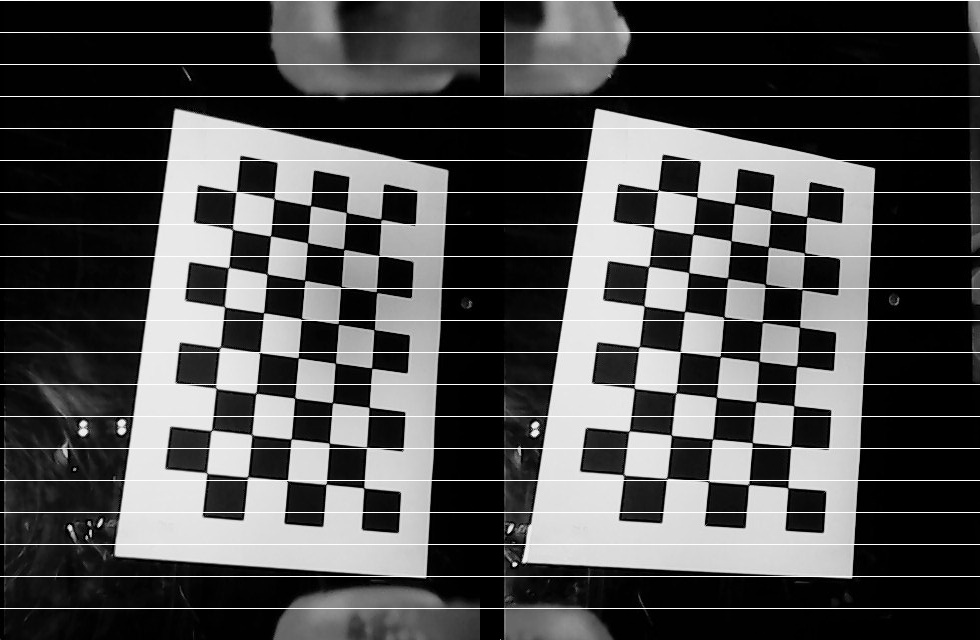
#> input picture camera_calibration/imgcat_source.jpg, 980 x 640 px, given in place of the camera
$ python camera_read_two.py   (older library calls are emulated)
#> lines starting #> are read from the running program, lines starting #| are printed output that depends on the picture
### stereo_camera.py
import copy
import time
import cv2
import numpy as np
import os
# import open3d
# np.set_printoptions(threshold=np.inf)

class StereoCamera:
    def __init__(self, WIDTH=480, HEIGHT=640):
        self.WIDTH = WIDTH
        self.HEIGHT = HEIGHT
        self.capture_usb1 = cv2.VideoCapture(0)
        self.capture_usb2 = cv2.VideoCapture(1)
        self.initCameraParameters()

        self.save_flag = False
        self.save_i = 0
        self.fps = 0
        self.start_time = time.time()

    def initCameraParameters(self):
        # 相机内参, 即上文标定得到的 cameraMatrix1
        self.cameraMatrix1 = np.array([[652.89818638,   0.        , 249.35767636],
       [  0.        , 654.15483976, 326.97452409],
       [  0.        ,   0.        ,   1.        ]])
        # 相机畸变系数, 即上文标定得到的 distCoeffs1
        self.distCoeffs1 = np.array([[-7.76145992e-02,  1.00900508e+00, -2.52057793e-03,
         9.94254550e-04, -3.90896779e+00]])

        # 即上文标定得到的 cameraMatrix2
        self.cameraMatrix2 = np.array([[647.89883112,   0.        , 259.67804566],
       [  0.        , 649.92013826, 301.27518992],
       [  0.        ,   0.        ,   1.        ]])
        # 即上文标定得到的 distCoeffs2
        self.distCoeffs2 = np.array([[-1.07921674e-01,  8.71540226e-01, -4.18208170e-03,
         1.80484959e-03, -2.23093519e+00]])

        # 旋转矩阵,即上文标定得到的R
        self.R = np.array([[ 0.99966948,  0.00833614, -0.02431934],
       [-0.0080791 ,  0.99991066,  0.01064862],
       [ 0.02440594, -0.01044862,  0.99964753]])
        # 平移矩阵,第一个值为基线距离,即上文标定得到的T
        self.T = np.array([[-4.99984205],
       [ 0.14406776],
       [-0.87300846]])

        # 焦距为Q[2, 3]
        self.R_l, self.R_r, self.P_l, self.P_r, self.Q, self.validPixROI1, self.validPixROI2 = \
            cv2.stereoRectify(self.cameraMatrix1, self.distCoeffs1, self.cameraMatrix2, self.distCoeffs2, (self.WIDTH, self.HEIGHT), self.R, self.T)  # 计算旋转矩阵和投影矩阵
        print("self.Q", repr(self.Q))

        self.Q = np.array([[ 1.00000000e+00,  0.00000000e+00,  0.00000000e+00,
        -1.33436422e+02],
       [ 0.00000000e+00,  1.00000000e+00,  0.00000000e+00,
        -3.10969093e+02],
       [ 0.00000000e+00,  0.00000000e+00,  0.00000000e+00,
         6.52037489e+02],
       [ 0.00000000e+00,  0.00000000e+00,  1.96946119e-01,
        -0.00000000e+00]])

        # 左右图需要分别计算校正查找映射表以及重映射
        self.map11, self.map12 = cv2.initUndistortRectifyMap(self.cameraMatrix1, self.distCoeffs1, self.R_l, self.P_l, (self.WIDTH, self.HEIGHT), cv2.CV_32FC1)  # 计算校正查找映射表
        self.map21, self.map22 = cv2.initUndistortRectifyMap(self.cameraMatrix2, self.distCoeffs2, self.R_r, self.P_r, (self.WIDTH, self.HEIGHT), cv2.CV_32FC1)


    # [90 lines left out: functions saveImage, stereoCalibration, not called in this run]

    # 极限校正
    def epipolarRectification(self, left_image, right_image):
        rect_left_image = cv2.remap(left_image, self.map11, self.map12, cv2.INTER_CUBIC)  # 重映射
        rect_right_image = cv2.remap(right_image, self.map21, self.map22, cv2.INTER_CUBIC)
        return rect_left_image, rect_right_image

    # 拼接图片
    # [16 lines left out: function cat2images, not called in this run]

    # 视差计算
    def stereoMatchSGBM(self, left_image, right_image, down_scale=False):
        ########################### 滤波 ########################### 这里滤波结果不好，图像会变得稠密
        # left_image = self.addPoissonNoise(left_image)
        # right_image = self.addPoissonNoise(right_image)
        ###########################################################
        # left_image = cv2.cvtColor(left_image, cv2.COLOR_BGR2GRAY)
        # right_image = cv2.cvtColor(right_image, cv2.COLOR_BGR2GRAY)
        # SGBM匹配参数设置
        if left_image.ndim == 2:
            img_channels = 1
        else:
            img_channels = 3
        print("img_channels:", img_channels)
        min_disp = 0
        num_disp = 144 - min_disp
        blockSize = 5
        paraml = {'minDisparity': min_disp,  # 最小视差值。通常设置为0，这意味着算法将从0开始搜索视差。
                  'numDisparities': num_disp,  # 视差搜索范围。必须是16的整数倍。算法将搜索从minDisparity到minDisparity + numDisparities - 1的视差值
                  'blockSize': blockSize,  # 块的线性大小。大小应该是奇数（因为块位于当前像素的中心）。更大的块大小意味着更平滑，但不太准确的视差图。较小的块大小会给出更详细的视差图，但算法找到错误对应的几率更高。一般在3到11之间。
                  'P1': 8 * img_channels * blockSize ** 2,  # 控制视差平滑度的第一个参数，是相邻像素之间视差变化为1的惩罚。值越大，视差越平滑。
                  'P2': 32 * img_channels * blockSize ** 2,  # 控制视差平滑度的第二个参数，是相邻像素之间视差变化超过1的惩罚。值越大，视差越平滑。该算法要求P2>P1。
                  # 'disp12MaxDiff': 5,  # 左右视差检查中允许的最大差异（以整数像素为单位）。将其设置为非正值以禁用检查。
                  # 'preFilterCap': 63,  # 预滤波图像像素的截断值。该算法首先计算每个像素的x方向的导数，并按[-preFilterCap，preFilterCap]间隔剪裁其值。结果值被传递到Birchfield-Tomasi像素代价函数。
                  # 'uniquenessRatio': 5,  # 最佳（最小）计算成本函数值应超过第二最佳值的百分比，满足此百分比的条件下才认为找到的匹配是正确的。通常，5-15范围内的值就足够好了。
                  # 'speckleWindowSize': 100,  # 考虑其噪声斑点的平滑差距区域的最大尺寸，并使之无效。把它设置为0以禁用斑点过滤。否则，将它设置在50-200范围内的某个地方。
                  # 'speckleRange': 0,  # 每个连接组件内的最大视差变化。如果进行斑点过滤，将参数设置为正值，它将被隐式地乘以16。通常，1或2就足够了。
                  # 'mode': False  # 默认情况下，它设置为false。若将其设置为MODE_HH，将运行完整的双过程动态规划算法。
                  }
        # 构建SGBM对象
        left_matcher = cv2.StereoSGBM_create(**paraml)
        paramr = paraml
        paramr['minDisparity'] = -paraml['numDisparities']
        # right_matcher = cv2.StereoSGBM_create(**paramr)

        # Used for the filtered image
        right_matcher = cv2.ximgproc.createRightMatcher(left_matcher)  # Create another stereo for right this time

        # 计算视差图
        size = (left_image.shape[1], left_image.shape[0])
        if down_scale == False:
            print("left_image.shape, right_image.shape:", left_image.shape, right_image.shape)
            disparity_left = left_matcher.compute(left_image, right_image)
            disparity_right = right_matcher.compute(right_image, left_image)

        else:
            left_image_down = cv2.pyrDown(left_image)
            right_image_down = cv2.pyrDown(right_image)
            factor = left_image.shape[1] / left_image_down.shape[1]

            disparity_left_half = left_matcher.compute(left_image_down, right_image_down)
            disparity_right_half = right_matcher.compute(right_image_down, left_image_down)
            disparity_left = cv2.resize(disparity_left_half, size, interpolation=cv2.INTER_AREA)
            disparity_right = cv2.resize(disparity_right_half, size, interpolation=cv2.INTER_AREA)
            disparity_left = factor * disparity_left
            disparity_right = factor * disparity_right

        ###################################### WLS FILTER ####################################
        # WLS FILTER Parameters
        lmbda = 100  # 权重参数，用于平衡数据项和平滑项。较大的lambda_值会导致更平滑的视差图，但可能会降低视差图的精度。
        sigma = 0.3  # 颜色差异的标准差，用于计算权重。较大的sigma_color值意味着颜色差异较大的像素将具有较小的权重，从而减少它们对最终视差图的影响。
        wls_filter = cv2.ximgproc.createDisparityWLSFilter(matcher_left=left_matcher)
        wls_filter.setLambda(lmbda)
        wls_filter.setSigmaColor(sigma)
        # Using the WLS filter
        disparity_left = wls_filter.filter(disparity_left, left_image, None, disparity_right)
        disparity_left = disparity_left.astype(np.float32) / 16.
        ######################################################################################

        ################## Filtering the Results with a closing filter #####################
        # kernel = np.ones((5, 5), np.uint8)
        # disparity_left = cv2.morphologyEx(disparity_left, cv2.MORPH_CLOSE, kernel)  # Apply an morphological filter for closing little "black" holes in the picture(Remove noise)
        ####################################################################################

        # # Colors map
        # dispc = (closing - closing.min()) * 255
        # dispC = dispc.astype(
        #     np.uint8)  # Convert the type of the matrix from float32 to uint8, this way you can show the results with the function cv2.imshow()
        # disp_Color = cv2.applyColorMap(dispC,
        #                                cv2.COLORMAP_OCEAN)  # Change the Color of the Picture into an Ocean Color_Map
        # filt_Color = cv2.applyColorMap(disparity_filtered, cv2.COLORMAP_OCEAN)

        reset_index = np.where(disparity_left < 0.0)
        disparity_left[reset_index] = 0
        trueDisp_left = disparity_left

        trueDisp_right = disparity_right.astype(np.float32)

        # # 真实视差（因为SGBM算法得到的视差是×16的）
        # trueDisp_left = disparity_left.astype(np.float32) / 16.
        # trueDisp_right = disparity_right.astype(np.float32) / 16.
        # # print("trueDisp_left:", trueDisp_left)
        # # print("trueDisp_right:", trueDisp_right)
        # print("trueDisp_left:", trueDisp_left)
        # print("np.max(trueDisp_left):", np.max(trueDisp_left))
        return trueDisp_left, trueDisp_right

    # 利用opencv函数计算深度图
    def getDepthMapWithQ(self, disparityMap):
        points_3d = cv2.reprojectImageTo3D(disparityMap, self.Q)  # 单位与内参矩阵标定单位一样，为 cm
        x = points_3d[:, :, 0]-4.5
        y = points_3d[:, :, 1]-1
        depthMap = points_3d[:, :, 2]
        reset_index = np.where(np.abs(depthMap) > 30.0)
        reset_index = np.logical_or(np.abs(depthMap) > 30.0, np.abs(depthMap) < 0.0)
        depthMap[reset_index] = 0
        x[reset_index] = 0
        y[reset_index] = 0
        # depthMap = self.filterMedianBlur(depthMap)  # 去噪
        points_3d[:, :, 0] = x
        points_3d[:, :, 1] = y
        points_3d[:, :, 2] = depthMap
        # print("depthMap:", depthMap)
        # print("np.max(depthMap):", np.max(depthMap))
        return points_3d

    # [7 lines left out: function filterBlur, not called in this run]

    def filterMedianBlur(self, image):  # 中值模糊  对椒盐噪声有很好的去燥效果
        dst = cv2.medianBlur(image, 5)
        return dst

    # [90 lines left out: functions filterCustomBlur, addGaussNoise, addPoissonNoise, addSaltNoise, readSave, not called in this run]
    # [73 lines of commented-out code are left out]

# [4 lines that do not run on import are left out]
    # [25 lines of commented-out code are left out]

### camera_read_two.py
import copy
import os.path
import numpy as np
import cv2
import time
from stereo_camera import StereoCamera
import open3d as o3d
import matplotlib.pyplot as plt
# np.set_printoptions(threshold=np.inf)

#统一单位为cm
class CameraRead:
    def __init__(self, WIDTH=480, HEIGHT=640):
#> called with WIDTH = 480, HEIGHT = 640
        self.WIDTH = WIDTH
        self.HEIGHT = HEIGHT
        self.capture_usb1 = cv2.VideoCapture(0)
        self.capture_usb2 = cv2.VideoCapture(1)
        read_code1, frame1 = self.capture_usb1.read()
#> frame1 is the input picture: shape (640, 980, 3); min 0, max 255, mean 77.2
        read_code2, frame2 = self.capture_usb2.read()
        print("read_code1, read_code2:", read_code1, read_code2)
#| read_code1, read_code2: True True
        # [8 lines of commented-out code are left out]

        self.save_flag = False
        self.frame_index = 0
        self.save_i = 100
        self.fps = 0
        self.fps_time = time.time()
        self.start_time = time.time()
        # 持续读取摄像头数据
        self.SC = StereoCamera()
        self.frame1_seq = np.zeros((10, self.HEIGHT, self.WIDTH, 3))
        self.frame2_seq = np.zeros((10, self.HEIGHT, self.WIDTH, 3))
        self.x = np.zeros((self.HEIGHT, self.WIDTH))
        self.y = np.zeros((self.HEIGHT, self.WIDTH))
        self.depth = np.zeros((self.HEIGHT, self.WIDTH))
        self.points = np.zeros((self.HEIGHT, self.WIDTH, 3))
        self.frame2points = np.zeros((3, self.HEIGHT, self.WIDTH, 3))
        self.frame1s = np.zeros((3, self.HEIGHT, self.WIDTH, 3))
        self.frame2s = np.zeros((3, self.HEIGHT, self.WIDTH, 3))
        self.frame2point = np.zeros((self.HEIGHT, self.WIDTH, 3))
        self.frame1 = np.zeros((self.HEIGHT, self.WIDTH, 3))
        self.frame2 = np.zeros((self.HEIGHT, self.WIDTH, 3))

    ### 图像序列滤波
    # input: n x height x width x 3
    # [14 lines left out: function filterFrames, not called in this run]

        ######################## o3d 点云显示 #########################
        # points_o3d = self.points.reshape(-1, 3)
        # points_o3d = np.delete(points_o3d, np.where(points_o3d[:, 2] < 0.1), axis=0)
        # if points_o3d.shape[0] > 2000:  # 降采样
        #     random_list = np.random.randint(0, points_o3d.shape[0], 2000)
        #     points_o3d = points_o3d[random_list]
        # # print(points.shape, points_o3d.shape)
        # self.pcd.points = o3d.utility.Vector3dVector(points_o3d)

    ### DBSCAN 无监督聚类
    # output: nx3, nx1, (数量从大到小的类, 标签从0开始)
    def clusterPoints(self, points):
        cut_width = 100
        points[:cut_width, :, :] = 0
        points[-cut_width:, :, :] = 0
        points[:cut_width, :, :] = 0
        points[-cut_width:, :, :] = 0

        points_o3d = points.reshape(-1, 3)
        points_o3d = np.delete(points_o3d, np.where(points_o3d[:, 2] < 0.1), axis=0)
        # 降采样
        if points_o3d.shape[0] > 2000:
            random_list = np.random.randint(0, points_o3d.shape[0], 2000)
            points_o3d = points_o3d[random_list]
        # print(points.shape, points_o3d.shape)
        pcd = o3d.geometry.PointCloud()
        pcd.points = o3d.utility.Vector3dVector(points_o3d)
        labels = np.array(pcd.cluster_dbscan(eps=0.5, min_points=15))
        print("points_o3d.shape:", points_o3d.shape)
        print("labels.shape:", labels.shape)
        if len(labels) > 0:
            max_label = labels.max()
            print("max_label:", max_label)
            centers = np.zeros((max_label, 3))
            ######################## 从多到少排序 ##########################
            labels_number = np.zeros(max_label)
            for i in range(max_label):
                labels_number[i] = np.sum(labels == i)
            labels_number_sorts_index = np.argsort(labels_number)[::-1]
            print("labels_number:", labels_number)
            print("labels_number_sorts_index:", labels_number_sorts_index)
            labels_copy = np.copy(labels)
            for i in range(max_label):
                temp_index_list = np.where(labels_copy == labels_number_sorts_index[i])  # 最多点的簇内点的索引
                labels[temp_index_list] = i
                # [4 lines of commented-out code are left out]
                centers[i, :] = np.mean(points_o3d[temp_index_list], axis=0).reshape(1, 3)
            print(f"point cloud has {max_label + 1} clusters")
        else:
            centers = np.zeros((1, 3))

        # [8 lines of commented-out code are left out]
        return points_o3d, labels, centers

    # [166 lines left out: functions readRawFrame, readFrame, readFrames, stopCamera, fft, not called in this run]

    def filterSingleImage(self, image):
        r = 3
        threshold1 = 20  # 用于边缘链接
        threshold2 = 70  # 用于强边缘的检测
        blurred = cv2.GaussianBlur(image, (r, r), 0)  # 高斯矩阵的长与宽都是r，标准差为0
        # image = image - blurred
        mask1 = cv2.Canny(blurred, threshold1, threshold2)
        # [4 lines of commented-out code are left out]
        mask1[np.where(mask1 > 1)] = 1
        mask1[np.where(mask1 < 1)] = 0
        mask1 = np.expand_dims(mask1, 2).repeat(3, axis=2)
        image = np.multiply(image, mask1)
        return image


    def test(self):
        ##############################################################
        vis = o3d.visualization.Visualizer()
        vis.create_window(window_name='3D points', width=480, height=640, left=1000, top=100)
        opt = vis.get_render_option()
        opt.background_color = np.asarray([0, 0, 0])
        render_option = vis.get_render_option()  # 设置点云渲染参数
        render_option.point_size = 2
        pcd = o3d.geometry.PointCloud()
        pcd_center = o3d.geometry.PointCloud()
        vis.add_geometry(pcd)
        axis_pcd = o3d.geometry.TriangleMesh().create_coordinate_frame(size=5, origin=[0, 0, 0])
        vis.add_geometry(axis_pcd)
        reset_view_point_flag = True
        ##############################################################

        while True:
            self.frame_index += 1
            print("self.frame_index:", self.frame_index)
            read_code1, frame1 = self.capture_usb1.read()
            read_code2, frame2 = self.capture_usb2.read()
            print("read_code1, read_code2:", read_code1, read_code2)
#| read_code1, read_code2: True True
            if read_code1 and read_code2:
                frame1 = cv2.rotate(frame1, cv2.ROTATE_90_COUNTERCLOCKWISE)
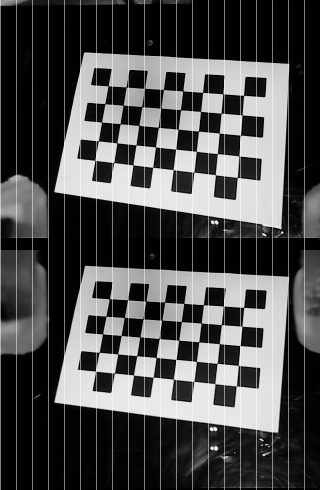
#> frame1: shape (980, 640, 3) (shown at 1/2 size); min 0, max 255, mean 77.2
                frame2 = cv2.rotate(frame2, cv2.ROTATE_90_COUNTERCLOCKWISE)
                frame1, frame2 = self.SC.epipolarRectification(frame1, frame2)  # 极线校正

                print("frame1.shape:", frame1.shape)
#| frame1.shape: (640, 480, 3)
                print("frame1.max():", frame1.max())
#| frame1.max(): 255

                frame1 = self.filterSingleImage(frame1)
#> in filterSingleImage, `mask1 = cv2.Canny(blurred, threshold1, threshold2)`:
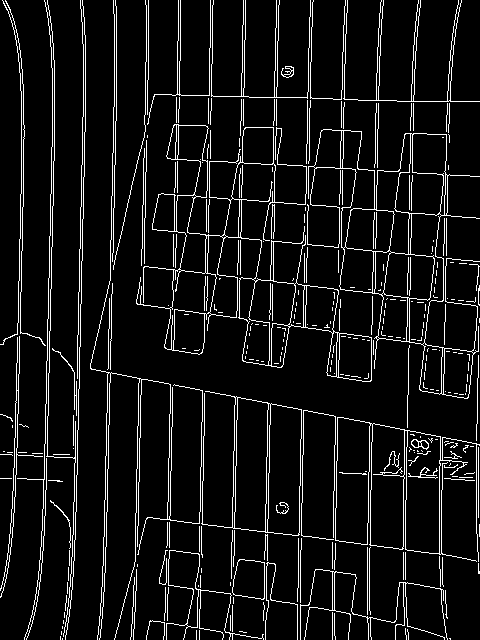
#> mask1: shape (640, 480); 7.8% white in thin lines or dots
                frame2 = self.filterSingleImage(frame2)
#> in filterSingleImage (call 2), `mask1[np.where(mask1 > 1)] = 1`:
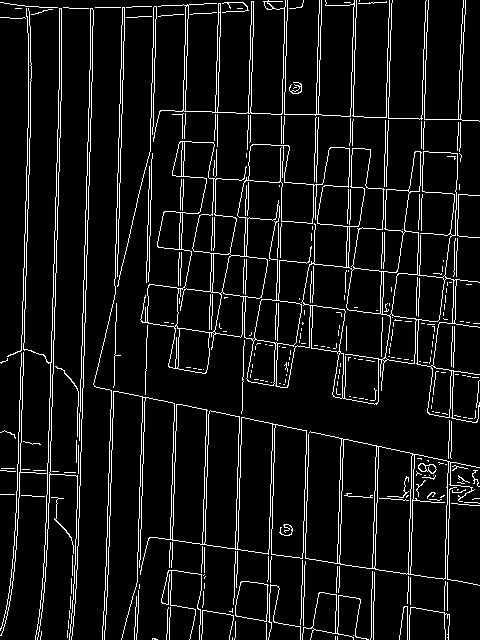
#> mask1: shape (640, 480); values 0 (black) and 1 (white), 7.8% white in thin lines or dots
                # # frame1_fft = self.fft(frame1)
                # # frame2_fft = self.fft(frame2)

                self.disparity1, self.disparity2 = self.SC.stereoMatchSGBM(frame1, frame2)  # 视差计算
#| left_image.shape, right_image.shape: (640, 480, 3) (640, 480, 3)
#> in stereoMatchSGBM, `disparity_right = right_matcher.compute(right_image, left_image)`:
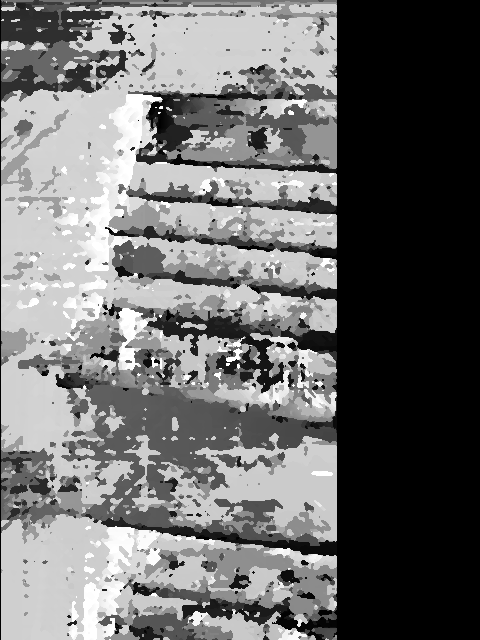
#> disparity_right: shape (640, 480) int16; min -2304, max 0, mean -1310.5; drawn with min black and max white
#> in stereoMatchSGBM, `disparity_left = wls_filter.filter(disparity_left, left_image, None, d..`:
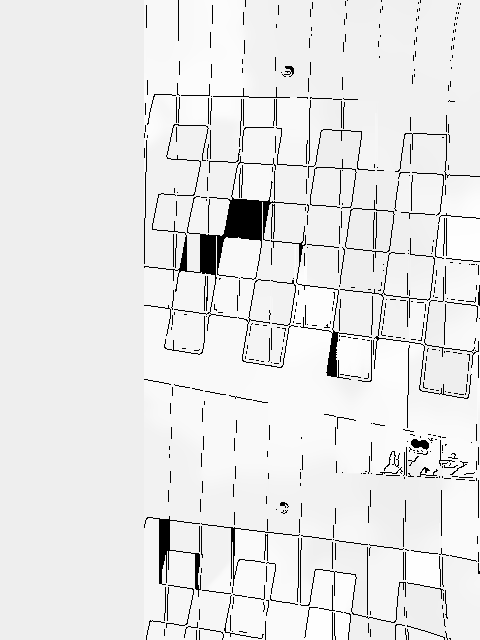
#> disparity_left: shape (640, 480) int16; min -32768, max 2190, mean -945.8; drawn with min black and max white
#> in stereoMatchSGBM, `reset_index = np.where(disparity_left < 0.0)`: reset_index = 117177 positions, rows 0 to 639, columns 0 to 479
#> in stereoMatchSGBM, `disparity_left[reset_index] = 0`:
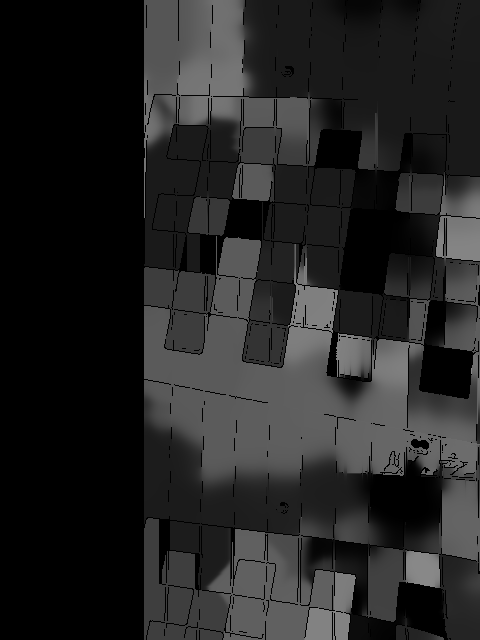
#> disparity_left: shape (640, 480) float32; min 0, max 136.9, mean 36.8
                self.points = self.SC.getDepthMapWithQ(self.disparity1)  # 深度计算
#> in getDepthMapWithQ, `x = points_3d[:, :, 0]-4.5`:
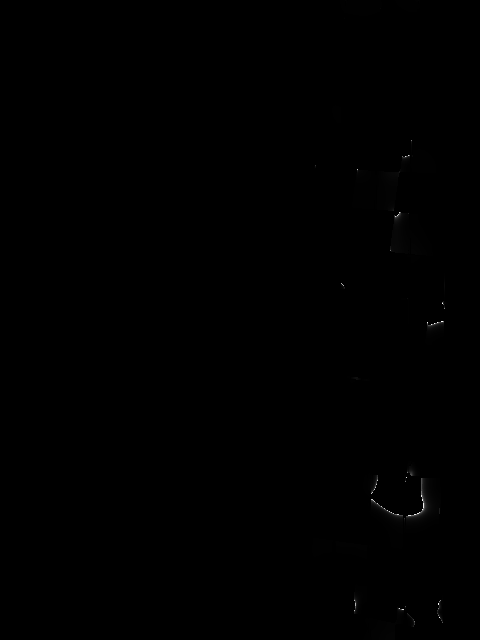
#> x: shape (640, 480) float32; 38.17% of the values are NaN or infinite; the others: min -4.04, max 25063.4, mean 51.25; drawn with min black, max white, NaN and infinite black
#> (the rest of the program and of its run is left out)
